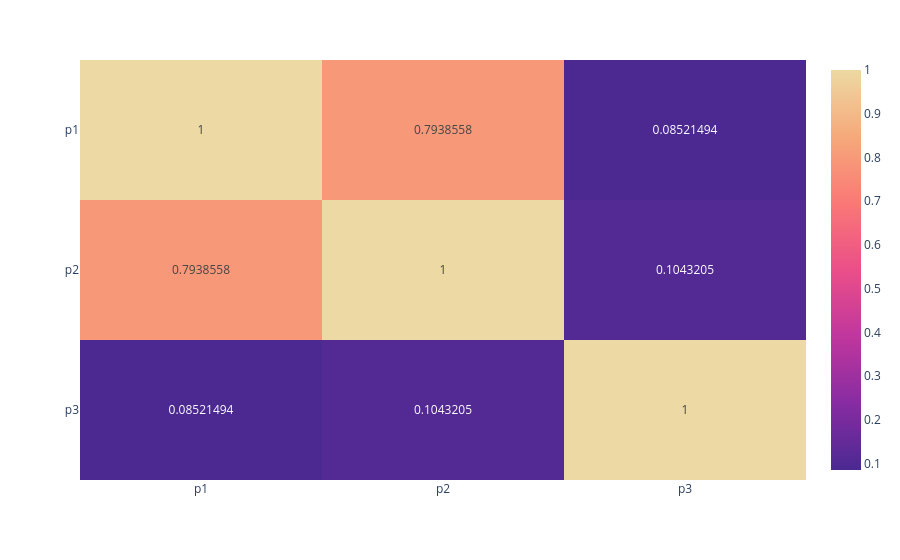

Notebook code for this chart:
### Code cell
fig_corr

### Figure 1 — Plotly figure (JSON) as saved in the notebook; plotly's stock layout.template omitted (floating-point values rounded to 4 significant figures)
{"data": [{"coloraxis": "coloraxis", "hovertemplate": "x: %{x}<br>y: %{y}<br>color: %{z}<extra></extra>", "name": "0", "texttemplate": "%{z}", "type": "heatmap", "x": ["p1", "p2", "p3"], "xaxis": "x", "y": ["p1", "p2", "p3"], "yaxis": "y", "z": [[1.0, 0.7939, 0.08521], [0.7939, 1.0, 0.1043], [0.08521, 0.1043, 1.0]]}], "layout": {"coloraxis": {"colorscale": [[0, "rgb(75, 41, 145)"], [0.1667, "rgb(135, 44, 162)"], [0.3333, "rgb(192, 54, 157)"], [0.5, "rgb(234, 79, 136)"], [0.6667, "rgb(250, 120, 118)"], [0.8333, "rgb(246, 169, 122)"], [1, "rgb(237, 217, 163)"]]}, "margin": {"t": 60}, "xaxis": {"anchor": "y", "domain": [0, 1]}, "yaxis": {"anchor": "x", "autorange": "reversed", "domain": [0, 1]}}}
